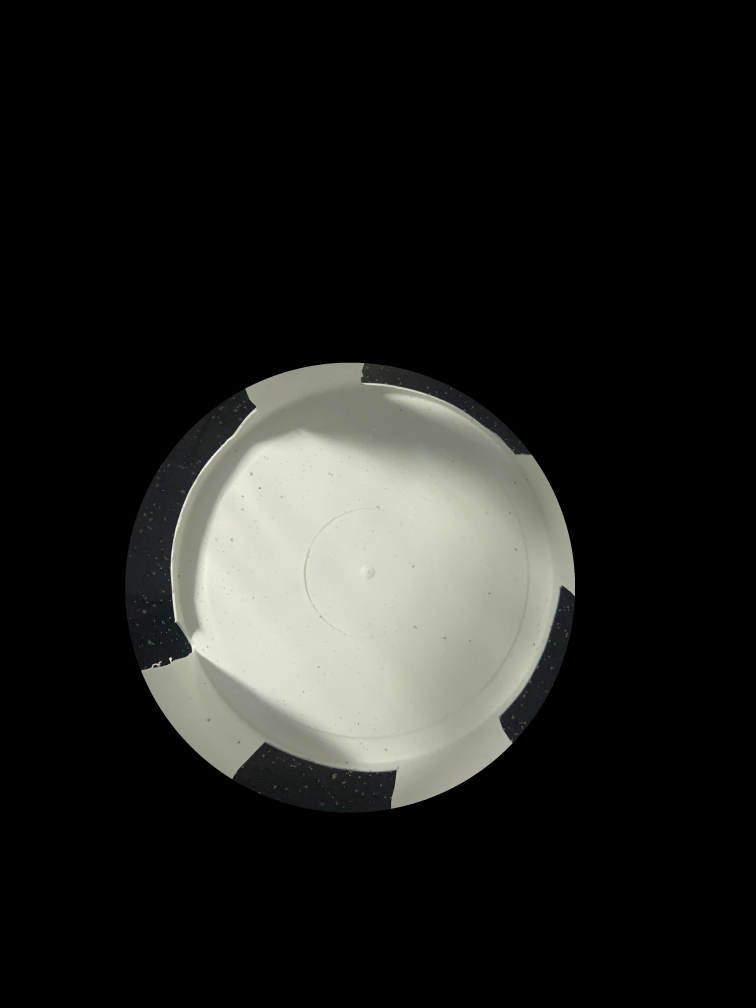
#> input picture 18.10/images/IMG_2956.JPG, 3024 x 4032 px (shown at 1/4 size)
$ python -i dual_larva_pipeline_full_labels.py   (imports and definitions only)
#> lines starting #> are read from the running program, lines starting #| are printed output that depends on the picture; after the words box and inside, x2 and y2 are one past the last pixel; in counts of white or black regions, pixels touching at a corner belong together
#!/usr/bin/env python3
"""
dual_larva_pipeline_full_labels.py
===================================
FULL-LABELS VERSION - Trains on ALL labeled larvae (~1200), not just ~120.

This script is identical to dual_larva_pipeline_geodesic_fixed.py EXCEPT:

KEY DIFFERENCE:
    The dataset builders (build_valid_dataset, build_posture_dataset) now
    extract features directly from images when cache matching fails,
    ensuring maximum coverage of labeled samples.

This allows training on ~1000-1200 labeled larvae instead of the ~120
that matched via the unstable larva_filename identifier.

Output directory: dual_larva_models_geodesic2/
Feature cache:    dual_larva_models_geodesic2/cached_all_features.pkl

All algorithmic changes from the fixed version are preserved.
Model logic, features, thresholds, and training procedure are unchanged.
"""

from pathlib import Path
import json
import sys
import shutil
import traceback
import warnings
from typing import Optional, List, Tuple
from collections import deque

import numpy as np
import pandas as pd
import cv2
import joblib
import matplotlib
# [1 line not run here, left out]
import matplotlib.pyplot as plt
import seaborn as sns

from sklearn.ensemble import RandomForestClassifier, GradientBoostingClassifier
from sklearn.metrics import (
    accuracy_score, f1_score, classification_report, confusion_matrix
)
from sklearn.model_selection import StratifiedKFold
from sklearn.pipeline import Pipeline
from sklearn.preprocessing import StandardScaler
from sklearn.svm import SVC
from sklearn.utils import resample

from larva_feature_extraction import FEATURE_KEYS as _FEAT_KEYS, extract_features

try:
    from xgboost import XGBClassifier
    _HAS_XGB = True
except ImportError:
    _HAS_XGB = False

# [1 line not run here, left out]

ROOT_DIR     = Path(__file__).parent.resolve()
ANALYSIS_DIR = ROOT_DIR / "analysis_full_binary_masks_only"
LABELS_FILE  = ANALYSIS_DIR / "larva_quality_labels.xlsx"
OUTPUT_DIR   = ROOT_DIR / "dual_larva_models_geodesic2"

RANDOM_STATE   = 42
TEST_SIZE      = 0.20
PIXEL_TO_MM    = 0.232255814
CONF_THRESHOLD = 0.85
VALID_THRESHOLD = 0.85

FAST_MODE      = True
N_FOLDS        = 3 if FAST_MODE else 5

EXCLUDED_DATES = {'18.10', '18.1'}

_UNIFIED_CACHE_DF: Optional[pd.DataFrame] = None
_UNIFIED_CACHE_PATH: Optional[Path] = None

_BODY_LENGTH_RUNTIME_CACHE: dict = {}

# [36 lines left out: functions create_output_structure, fix_date, date_sort_key, not called in this run]

def is_excluded(date_str):
    return fix_date(date_str) in EXCLUDED_DATES or str(date_str) in EXCLUDED_DATES

def _skeletonize(binary_img):
    try:
        from skimage.morphology import skeletonize as _sk
        bw = (binary_img > 0).astype(bool)
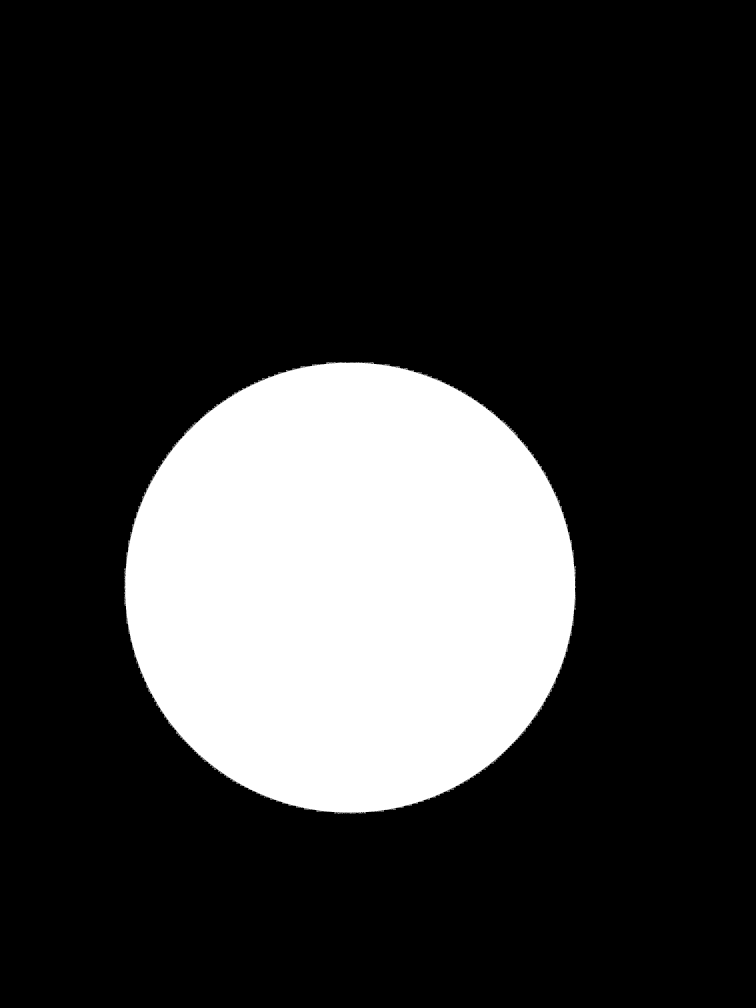
#> bw: shape (4032, 3024) bool (shown at 1/4 size); 20.9% white; 800 white regions (798 under 20 px), largest, box (x1, y1, x2, y2) and area: (496, 1448, 2304, 3255) 2551940, (2267, 2096, 2272, 2111) 24
        skel = _sk(bw).astype(np.uint8)
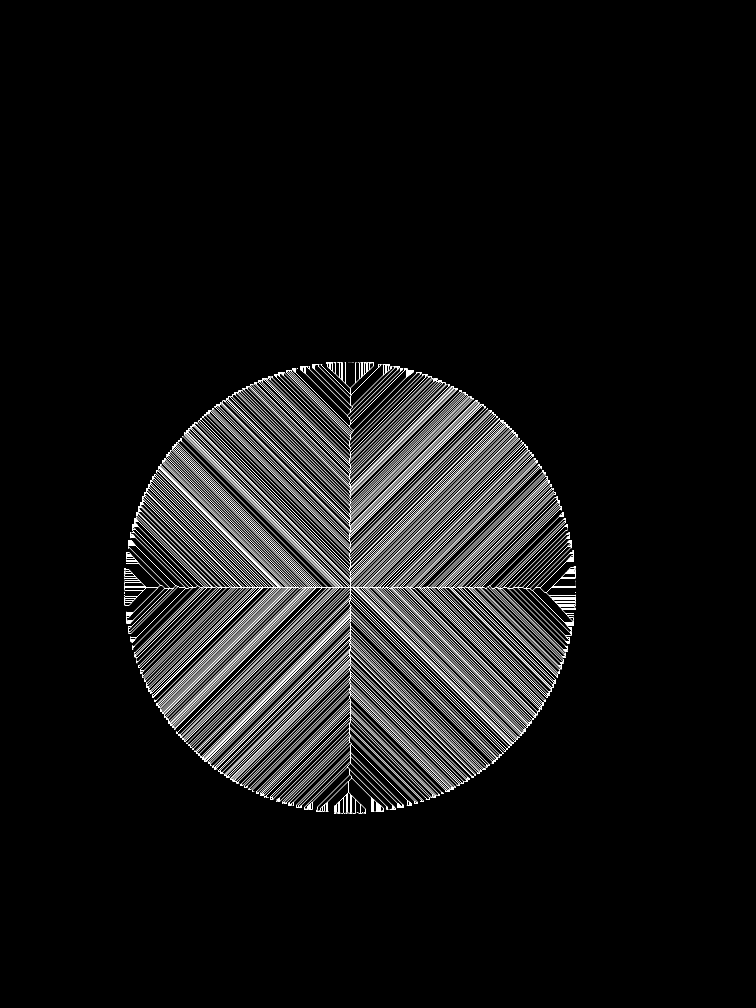
#> skel: shape (4032, 3024) (shown at 1/4 size); values 0 (black) and 1 (white), 2% white in thin lines or dots, all inside (x1, y1, x2, y2) = (496, 1448, 2304, 3256)
        return skel
    except ImportError:
        pass
    img    = (binary_img > 0).astype(np.uint8)
    skel   = np.zeros_like(img)
    kernel = cv2.getStructuringElement(cv2.MORPH_CROSS, (3, 3))
    for _ in range(200):
        eroded = cv2.erode(img, kernel)
        opened = cv2.morphologyEx(eroded, cv2.MORPH_OPEN, kernel)
        skel   = cv2.bitwise_or(skel, cv2.subtract(eroded, opened))
        img    = eroded.copy()
        if cv2.countNonZero(img) == 0:
            break
    return skel

# [75 lines left out: functions _neighbour_count, _bfs_distances, _bfs_path_length, _find_topology, not called in this run]

def extract_morphometrics(date: str, image_name: str, larva_filename: str) -> dict:
    return {'body_length': 0.0}

# [6 lines left out: function build_feature_row, not called in this run]

def _cache_key(date: str, image_name: str, larva_filename: str) -> str:
    return f"{date}_{image_name}_{larva_filename}"

# [92 lines left out: function build_unified_feature_cache, not called in this run]

_CACHE_INDEX: Optional[dict] = None

# [49 lines left out: functions _build_cache_index, _get_cached_feats, not called in this run]

def compute_topology_weight(feats: dict) -> float:
    return 1.0

# [807 lines left out: functions build_valid_dataset, build_posture_dataset, _save_training_feature_stats, upsample, train_binary_model, plot_confusion_matrix and 10 more, not called in this run]

# [9 lines not run here, left out]

>>> import cv2
>>> picture = cv2.imread('../18.10/images/IMG_2956.JPG', cv2.IMREAD_GRAYSCALE)
>>> result = _skeletonize(picture)
